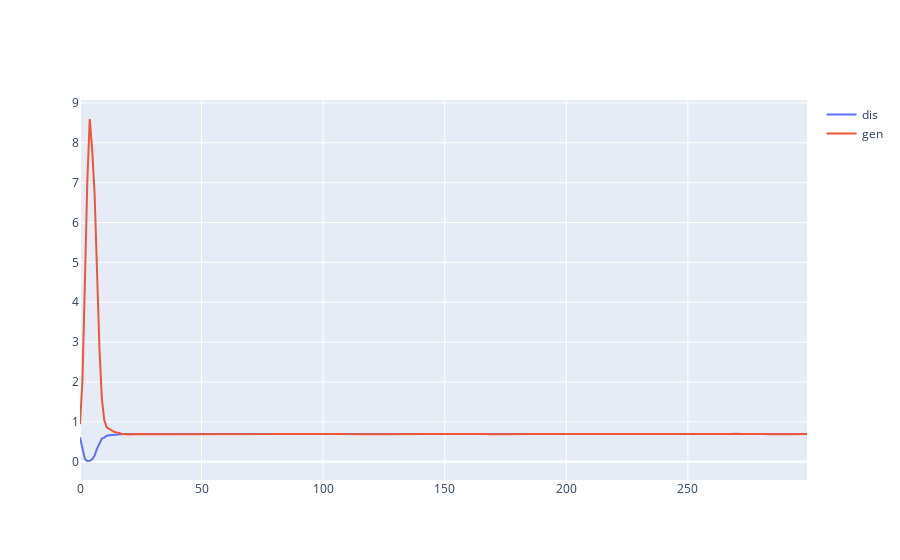

The cell this chart's notebook holds for it:
### Code cell
fig = go.Figure(
    data=[
        go.Scatter(
            y=arr_mean_dis,
            name="dis"
        ),
        go.Scatter(
            y=arr_mean_gen,
            name="gen"
        ),
    ]
)

# fig.update_layout(
#     xaxis={
#         'type': "log"
#     },
#     yaxis={
#         'type': "log"
#     },
# )

fig.show()

### Figure 1 — Plotly figure (JSON) as saved in the notebook; plotly's stock layout.template omitted (floating-point values rounded to 4 significant figures; data arrays with more than 128 entries replaced by an {"elided": "..."} marker saying what was removed)
{"data": [{"name": "dis", "type": "scatter", "y": {"elided": "300 float values"}}, {"name": "gen", "type": "scatter", "y": {"elided": "300 float values"}}], "layout": {}}
